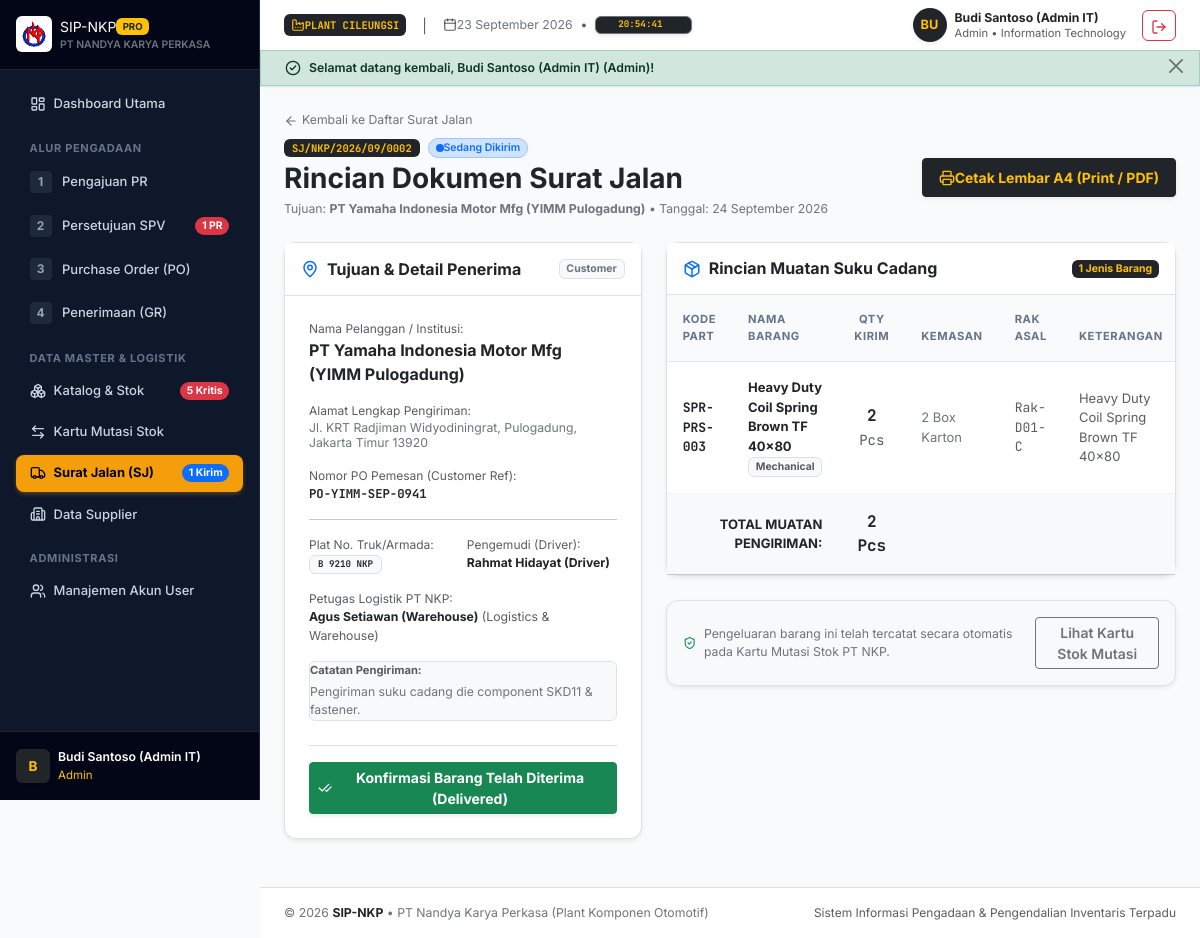
Page /index.php?page=delivery-note-detail&id=2 (signed in) on the committed database.
### tables this page shows
CREATE TABLE `delivery_notes` (
    `id` INT AUTO_INCREMENT PRIMARY KEY,
    `sj_number` VARCHAR(40) NOT NULL UNIQUE,
    `created_by` INT NOT NULL,
    `recipient_type` ENUM('Customer', 'Vendor/Subcont', 'Internal Plant') NOT NULL DEFAULT 'Customer',
    `recipient_name` VARCHAR(150) NOT NULL,
    `recipient_address` TEXT NOT NULL,
    `customer_po_no` VARCHAR(100) NULL,
    `vehicle_no` VARCHAR(30) NOT NULL,
    `driver_name` VARCHAR(100) NOT NULL,
    `delivery_date` DATE NOT NULL,
    `status` ENUM('Draft', 'Shipped', 'Delivered', 'Cancelled') NOT NULL DEFAULT 'Shipped',
    `notes` TEXT NULL,
    `created_at` TIMESTAMP DEFAULT CURRENT_TIMESTAMP,
    CONSTRAINT `fk_dn_creator` FOREIGN KEY (`created_by`) REFERENCES `users` (`id`) ON DELETE RESTRICT
);

CREATE TABLE `users` (
    `id` INT AUTO_INCREMENT PRIMARY KEY,
    `name` VARCHAR(100) NOT NULL,
    `username` VARCHAR(50) NOT NULL UNIQUE,
    `password` VARCHAR(255) NOT NULL,
    `role` ENUM('admin', 'supervisor', 'purchasing', 'warehouse', 'requester') NOT NULL,
    `department` VARCHAR(50) NOT NULL,
    `created_at` TIMESTAMP DEFAULT CURRENT_TIMESTAMP
);

CREATE TABLE `delivery_note_items` (
    `id` INT AUTO_INCREMENT PRIMARY KEY,
    `delivery_note_id` INT NOT NULL,
    `item_id` INT NOT NULL,
    `qty_shipped` INT NOT NULL,
    `packaging` VARCHAR(50) NOT NULL DEFAULT 'Box / Pallet',
    `remarks` VARCHAR(255) NULL,
    CONSTRAINT `fk_dnitem_dn` FOREIGN KEY (`delivery_note_id`) REFERENCES `delivery_notes` (`id`) ON DELETE CASCADE,
    CONSTRAINT `fk_dnitem_item` FOREIGN KEY (`item_id`) REFERENCES `items` (`id`) ON DELETE RESTRICT
);

CREATE TABLE `items` (
    `id` INT AUTO_INCREMENT PRIMARY KEY,
    `item_code` VARCHAR(30) NOT NULL UNIQUE,
    `name` VARCHAR(150) NOT NULL,
    `category` ENUM('Mechanical', 'Electrical', 'Raw Material', 'Consumables', 'Safety/APD') NOT NULL,
    `unit` VARCHAR(20) NOT NULL DEFAULT 'Pcs',
    `stock` INT NOT NULL DEFAULT 0,
    `min_stock` INT NOT NULL DEFAULT 5,
    `location_rack` VARCHAR(50) NOT NULL,
    `unit_price` DECIMAL(15,2) NOT NULL DEFAULT 0.00,
    `created_at` TIMESTAMP DEFAULT CURRENT_TIMESTAMP,
    `updated_at` TIMESTAMP DEFAULT CURRENT_TIMESTAMP ON UPDATE CURRENT_TIMESTAMP
);

### app/Controllers/DeliveryNoteController.php (called while the page is built, shortened)
<?php
class DeliveryNoteController
{
    public function detail(): void
    {
        $id = (int)($_GET['id'] ?? 0);
        $dn = DeliveryNote::findById($id);
        $items = DeliveryNote::getItems($id);
        require __DIR__ . '/../../views/delivery_notes/detail.php';
    }
}

### app/Models/DeliveryNote.php (called while the page is built, shortened)
<?php
class DeliveryNote
{
    public static function findById(int $id): ?array
    {
        $db = Database::getConnection();
        $stmt = $db->prepare("
            SELECT dn.*,
                   u.name as creator_name, u.department as creator_dept, u.role as creator_role
            FROM delivery_notes dn
            JOIN users u ON dn.created_by = u.id
            WHERE dn.id = :id
            LIMIT 1
        ");
        $stmt->execute(['id' => $id]);
        $dn = $stmt->fetch();
        return $dn ?: null;
    }
    public static function getItems(int $deliveryNoteId): array
    {
        $db = Database::getConnection();
        $stmt = $db->prepare("
            SELECT dni.*,
                   i.item_code, i.name as item_name, i.category, i.unit, i.stock as current_stock, i.location_rack
            FROM delivery_note_items dni
            JOIN items i ON dni.item_id = i.id
            WHERE dni.delivery_note_id = :dn_id
            ORDER BY dni.id ASC
        ");
        $stmt->execute(['dn_id' => $deliveryNoteId]);
        return $stmt->fetchAll();
    }
}

### app/Helpers/AuthHelper.php (called while the page is built, shortened)
<?php
class AuthHelper
{
    public static function user(): ?array
    {
        return $_SESSION['nkp_user'] ?? null;
    }
}

### views/delivery_notes/detail.php (the view, shortened to what this page needs)
<?php
require __DIR__ . '/../layouts/header.php';
$user = AuthHelper::user();
$canManage = in_array($user['role'], ['warehouse', 'admin']);
?>
<div class="mb-4">
    <a href="index.php?page=delivery-notes" class="text-secondary text-decoration-none small d-inline-flex align-items-center gap-1 mb-2 hover-primary">
        <i data-lucide="arrow-left" style="width: 14px; height: 14px;"></i>
        <span>Kembali ke Daftar Surat Jalan</span>
    </a>
    <div class="d-flex flex-column flex-sm-row align-items-sm-center justify-content-between gap-3">
        <div>
            <div class="d-flex align-items-center gap-2 mb-1">
                <span class="badge bg-dark text-warning font-monospace fw-bold px-2 py-1"><?= htmlspecialchars($dn['sj_number']) ?></span>
                <?= FormatHelper::statusBadge($dn['status']) ?>
            </div>
            <h1 class="h3 fw-bold text-dark mb-1">Rincian Dokumen Surat Jalan</h1>
            <p class="text-secondary small mb-0">Tujuan: <strong><?= htmlspecialchars($dn['recipient_name']) ?></strong> • Tanggal: <?= FormatHelper::dateIndo($dn['delivery_date']) ?></p>
        </div>
        <div class="d-flex align-items-center gap-2">
            <a href="index.php?page=delivery-note-print&id=<?= $dn['id'] ?>" target="_blank"
               class="btn btn-dark btn-sm text-warning fw-bold px-3 py-2 d-inline-flex align-items-center gap-1.5 shadow-sm">
                <i data-lucide="printer" style="width: 16px; height: 16px;"></i>
                <span>Cetak Lembar A4 (Print / PDF)</span>
            </a>
        </div>
    </div>
</div>
<div class="row g-4 mb-4">
    <div class="col-12 col-lg-5">
        <div class="card border shadow-sm h-100">
            <div class="card-header bg-white py-3 border-bottom d-flex align-items-center justify-content-between">
                <div class="d-flex align-items-center gap-2">
                    <i data-lucide="map-pin" class="text-primary" style="width: 18px; height: 18px;"></i>
                    <h2 class="h6 fw-bold text-dark mb-0">Tujuan & Detail Penerima</h2>
                </div>
                <span class="badge bg-light text-secondary border"><?= htmlspecialchars($dn['recipient_type']) ?></span>
            </div>
            <div class="card-body p-3 p-sm-4 small">
                <div class="mb-3">
                    <span class="text-muted d-block" style="font-size: 0.75rem;">Nama Pelanggan / Institusi:</span>
                    <strong class="text-dark fs-6"><?= htmlspecialchars($dn['recipient_name']) ?></strong>
                </div>
                <div class="mb-3">
                    <span class="text-muted d-block" style="font-size: 0.75rem;">Alamat Lengkap Pengiriman:</span>
                    <p class="text-secondary mb-0 lh-sm"><?= nl2br(htmlspecialchars($dn['recipient_address'])) ?></p>
                </div>
                <div class="mb-3">
                    <span class="text-muted d-block" style="font-size: 0.75rem;">Nomor PO Pemesan (Customer Ref):</span>
                    <span class="font-monospace fw-bold text-dark"><?= !empty($dn['customer_po_no']) ? htmlspecialchars($dn['customer_po_no']) : '-' ?></span>
                </div>
                <hr class="my-3">
                <div class="row g-2 mb-3">
                    <div class="col-6">
                        <span class="text-muted d-block" style="font-size: 0.75rem;">Plat No. Truk/Armada:</span>
                        <span class="font-monospace fw-bold text-dark badge bg-light border text-dark px-2 py-1"><?= htmlspecialchars($dn['vehicle_no']) ?></span>
                    </div>
                    <div class="col-6">
                        <span class="text-muted d-block" style="font-size: 0.75rem;">Pengemudi (Driver):</span>
                        <strong class="text-dark"><?= htmlspecialchars($dn['driver_name']) ?></strong>
                    </div>
                </div>
                <div class="mb-3">
                    <span class="text-muted d-block" style="font-size: 0.75rem;">Petugas Logistik PT NKP:</span>
                    <strong class="text-dark"><?= htmlspecialchars($dn['creator_name']) ?></strong>
                    <span class="text-muted">(<?= htmlspecialchars($dn['creator_dept']) ?>)</span>
                </div>
                <?php if (!empty($dn['notes'])): ?>
                <div class="p-2.5 bg-light rounded border">
                    <span class="text-muted fw-bold d-block mb-1" style="font-size: 0.7rem;">Catatan Pengiriman:</span>
                    <span class="text-secondary"><?= nl2br(htmlspecialchars($dn['notes'])) ?></span>
                </div>
                <?php endif; ?>
                <?php if ($canManage && $dn['status'] === 'Shipped'): ?>
                <div class="mt-4 pt-3 border-top">
                    <form action="index.php?page=delivery-note-status" method="POST" onsubmit="return confirm('Apakah Anda yakin ingin menandai barang telah sampai dan diterima di lokasi pelanggan?');">
                        <button type="submit" class="btn btn-success btn-sm w-100 fw-bold d-inline-flex align-items-center justify-content-center gap-1.5 shadow-sm">
                            <i data-lucide="check-check" style="width: 16px; height: 16px;"></i>
                            <span>Konfirmasi Barang Telah Diterima (Delivered)</span>
                        </button>
                    </form>
                </div>
                <?php endif; ?>
            </div>
        </div>
    </div>
    <div class="col-12 col-lg-7">
        <div class="card border shadow-sm">
            <div class="card-header bg-white py-3 border-bottom d-flex align-items-center justify-content-between">
                <div class="d-flex align-items-center gap-2">
                    <i data-lucide="package" class="text-primary" style="width: 18px; height: 18px;"></i>
                    <h2 class="h6 fw-bold text-dark mb-0">Rincian Muatan Suku Cadang</h2>
                </div>
                <span class="badge bg-dark text-warning"><?= count($items) ?> Jenis Barang</span>
            </div>
            <div class="table-responsive">
                <table class="table table-hover align-middle mb-0 small">
                    <thead class="table-light text-secondary text-uppercase" style="font-size: 0.7rem;">
                        <tr>
                            <th class="py-3 px-3">Kode Part</th>
                            <th class="py-3 px-3">Nama Barang</th>
                            <th class="py-3 px-3 text-center">Qty Kirim</th>
                            <th class="py-3 px-3">Kemasan</th>
                            <th class="py-3 px-3">Rak Asal</th>
                            <th class="py-3 px-3">Keterangan</th>
                        </tr>
                    </thead>
                    <tbody>
                        <?php
                        $totalPcs = 0;
                        foreach ($items as $item):
                            $totalPcs += (int)$item['qty_shipped'];
                        ?>
                        <tr>
                            <td class="py-3 px-3 font-monospace fw-bold text-dark"><?= htmlspecialchars($item['item_code']) ?></td>
                            <td class="py-3 px-3">
                                <div class="fw-bold text-dark"><?= htmlspecialchars($item['item_name']) ?></div>
                                <span class="badge bg-light text-muted border" style="font-size: 0.65rem;"><?= htmlspecialchars($item['category']) ?></span>
                            </td>
                            <td class="py-3 px-3 text-center font-monospace fw-bold fs-6 text-dark">
                                <?= number_format((int)$item['qty_shipped'], 0, ',', '.') ?>
                                <span class="small text-muted fw-normal"><?= htmlspecialchars($item['unit']) ?></span>
                            </td>
                            <td class="py-3 px-3 text-secondary"><?= htmlspecialchars($item['packaging']) ?></td>
                            <td class="py-3 px-3 font-monospace text-muted"><?= htmlspecialchars($item['location_rack']) ?></td>
                            <td class="py-3 px-3 text-muted"><?= !empty($item['remarks']) ? htmlspecialchars($item['remarks']) : '-' ?></td>
                        </tr>
                        <?php endforeach; ?>
                    </tbody>
                    <tfoot class="table-light fw-bold">
                        <tr>
                            <td colspan="2" class="py-3 px-3 text-end text-dark">TOTAL MUATAN PENGIRIMAN:</td>
                            <td class="py-3 px-3 text-center font-monospace fs-6 text-dark"><?= number_format($totalPcs, 0, ',', '.') ?> Pcs</td>
                            <td colspan="3"></td>
                        </tr>
                    </tfoot>
                </table>
            </div>
        </div>
        <div class="card border shadow-sm mt-4 bg-light">
            <div class="card-body p-3 d-flex align-items-center justify-content-between">
                <div class="d-flex align-items-center gap-2 text-secondary small">
                    <i data-lucide="shield-check" class="text-success" style="width: 20px; height: 20px;"></i>
                    <span>Pengeluaran barang ini telah tercatat secara otomatis pada Kartu Mutasi Stok PT NKP.</span>
                </div>
                <a href="index.php?page=mutations" class="btn btn-outline-secondary btn-sm fw-semibold">
                    <span>Lihat Kartu Stok Mutasi</span>
                </a>
            </div>
        </div>
    </div>
</div>
<?php require __DIR__ . '/../layouts/footer.php'; ?>

### app/Helpers/FormatHelper.php (shortened to what this page needs)
<?php
class FormatHelper
{
    public static function dateIndo(?string $tanggal, bool $withTime = false): string
    {
        $bulan = [
            1 => 'Januari', 'Februari', 'Maret', 'April', 'Mei', 'Juni',
            'Juli', 'Agustus', 'September', 'Oktober', 'November', 'Desember'
        ];
        $time = strtotime($tanggal);
        $tgl = (int)date('d', $time);
        $bln = (int)date('m', $time);
        $thn = date('Y', $time);
        $result = sprintf('%02d %s %s', $tgl, $bulan[$bln] ?? '', $thn);
        return $result;
    }
    public static function statusBadge(string $status): string
    {
        return match ($status) {
            'Pending' => '<span class="badge bg-warning-subtle text-warning-emphasis border border-warning-subtle rounded-pill px-2.5 py-1 small fw-semibold d-inline-flex align-items-center gap-1.5"><span class="badge bg-warning p-1 rounded-circle"> </span>Pending</span>',
            'Approved' => '<span class="badge bg-success-subtle text-success border border-success-subtle rounded-pill px-2.5 py-1 small fw-semibold d-inline-flex align-items-center gap-1.5"><span class="badge bg-success p-1 rounded-circle"> </span>Approved</span>',
            'Rejected' => '<span class="badge bg-danger-subtle text-danger border border-danger-subtle rounded-pill px-2.5 py-1 small fw-semibold d-inline-flex align-items-center gap-1.5"><span class="badge bg-danger p-1 rounded-circle"> </span>Rejected</span>',
            'PO Issued' => '<span class="badge bg-primary-subtle text-primary border border-primary-subtle rounded-pill px-2.5 py-1 small fw-semibold d-inline-flex align-items-center gap-1.5"><span class="badge bg-primary p-1 rounded-circle"> </span>PO Issued</span>',
            'Issued' => '<span class="badge bg-info-subtle text-info-emphasis border border-info-subtle rounded-pill px-2.5 py-1 small fw-semibold d-inline-flex align-items-center gap-1.5"><span class="badge bg-info p-1 rounded-circle"> </span>PO Terbit</span>',
            'Partial Received' => '<span class="badge bg-secondary-subtle text-secondary-emphasis border border-secondary-subtle rounded-pill px-2',
            '' => '',
            '' => '',
            '' => '',
            'Draft' => '<span class="badge bg-light text-secondary border rounded-pill px-2.5 py-1 small fw-semibold">Draft</span>',
            'Cancelled' => '<span class="badge bg-light text-secondary border rounded-pill px-2.5 py-1 small fw-semibold">Dibatalkan</span>',
            default => '<span class="badge bg-light text-dark border rounded-pill px-2.5 py-1 small fw-semibold">' . htmlspecialchars($status) . '</span>',
        };
    }
}

### rows in the picture
delivery_notes: sj_number "SJ/NKP/2026/09/0002", status "Sedang Dikirim", recipient_name "PT Yamaha Indonesia Motor Mfg (YIMM Pulogadung)", delivery_date "24 September 2026", recipient_type "Customer", recipient_address "Jl. KRT Radjiman Widyodiningrat, Pulogadung, Jakarta Timur 13920", customer_po_no "PO-YIMM-SEP-0941", vehicle_no "B 9210 NKP", driver_name "Rahmat Hidayat (Driver)", created_by.name "Agus Setiawan (Warehouse)", created_by.department "Logistics & Warehouse", notes "Pengiriman suku cadang die component SKD11 & fastener."
delivery_note_items: item.item_code "SPR-PRS-003", item.name "Heavy Duty Coil Spring Brown TF 40x80", item.category "Mechanical", qty_shipped "2", item.unit "Pcs", packaging "2 Box Karton", item.location_rack "Rak-D01-C", remarks "Heavy Duty Coil Spring Brown TF 40x80"

### other values in the picture
$pendingPRCount "1"
$criticalStockCount "5"
$activeDNCount "1"
substr($user['name'] ?? 'U', 0, 1) "B"
$user['name'] "Budi Santoso (Admin IT)"
$user['role'] "Admin"
substr($currentUser['name'] ?? 'U', 0, 2) "BU"
$currentUser['name'] "Budi Santoso (Admin IT)"
$currentUser['role'] "Admin"
$currentUser['department'] "Information Technology"
$flash['message'] "Selamat datang kembali, Budi Santoso (Admin IT) (Admin)!"
count($items) "1"
$totalPcs "2"
